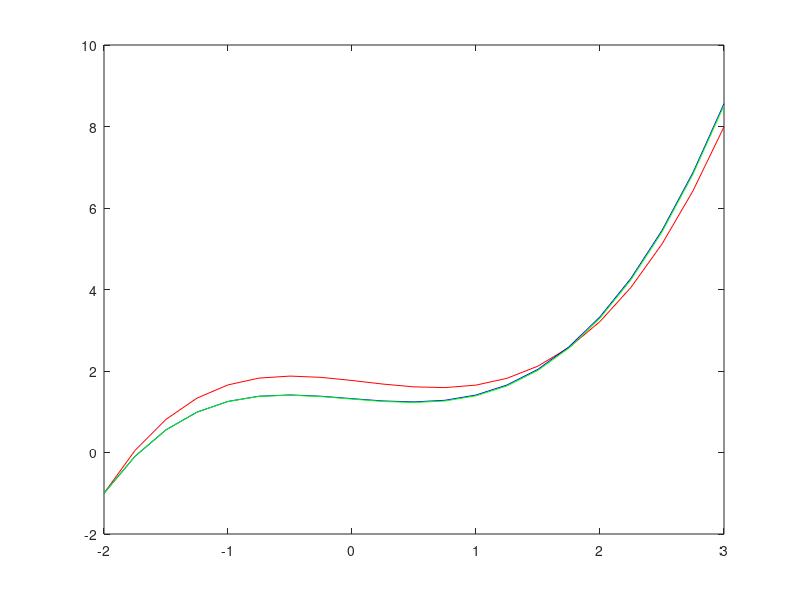

Write MATLAB code to recreate this figure.
clc;
clear all;
close all;

f = @(x,y) x^2 - 0.2*y %y - x^2 + 2;
y0 = -1;
h = 0.25;
a = -2%0;
b = 3%2;
n = (b-a)/h;

% newton -------------------
xn = [a:h:b];
yn = [y0];
length(xn)
length(1:n)
for i=1:n
    yn(i+1) = yn(i) + h*f( xn(i),yn(i) );
end

plot(xn,yn,'r-')
hold on

% heunnova
xh = [a:h:b];
yh = [y0];
for i=1:n
    k1 = h*f(xh(i),yh(i));
    k2 = h*f(xh(i) +h,yh(i) + k1);
    yh(i+1) = yh(i) + 1/2 * (k1 + k2);
end
plot(xh,yh,'b-')
% Runge Kutta
xr = [a:h:b];
yr = [y0];
for i=1:n
    k1 = h*f(xr(i),yr(i));
    k2 = h*f(xr(i) +1/2*h,yr(i) + 1/2*k1);
    k3 = h*f(xr(i) +1/2*h,yr(i) + 1/2*k2);
    k4 = h*f(xr(i) +h,yr(i) + k3);
    yr(i+1) = yr(i) + 1/6 * (k1 + 2*k2 + 2*k3 + k4);
end
plot(xr,yr,'g-')
